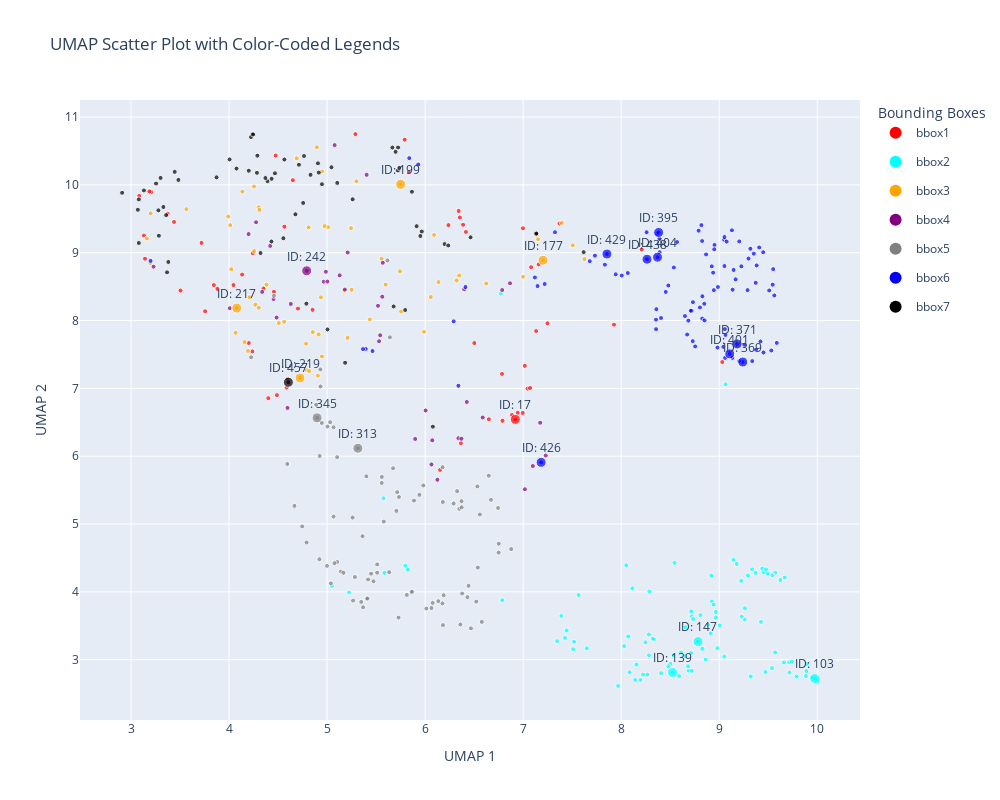

Notebook code for this chart:
### Code cell
import os
import numpy as np
import pandas as pd
from PIL import Image
import base64
import io
import plotly.graph_objects as go
from plotly.subplots import make_subplots
from sklearn.preprocessing import StandardScaler
import umap
import imageio
from collections import defaultdict

# Define color mapping for bounding boxes (if still relevant for your visualization)
color_mapping = {
    'bbox1': '#FF0000',  # Red
    'bbox2': '#00FFFF',  # Cyan
    'bbox3': '#FFA500',  # Orange
    'bbox4': '#800080',  # Purple
    'bbox5': '#808080',  # Gray
    'bbox6': '#0000FF',  # Blue
    'bbox7': '#000000'   # Black
}

def process_features(df):
    feature_cols = [c for c in df.columns if c.startswith('feat_')]
    features = df[feature_cols].values
    features_scaled = StandardScaler().fit_transform(features)
    return features_scaled

file_path = 'ViT_all_features_merged.csv'
df = pd.read_csv(file_path)

if 'id' not in df.columns:
    df['id'] = df.index

def reduce_to_umap(features_scaled):
    umap_direct = umap.UMAP(n_components=2, random_state=42)
    return umap_direct.fit_transform(features_scaled)

features_scaled = process_features(df)
umap_result = reduce_to_umap(features_scaled)

df['umap_1'] = umap_result[:, 0]
df['umap_2'] = umap_result[:, 1]

# Sample 20 points for visualization
sampled_points = df.sample(20, random_state=43).sort_values('id')

# Helper function to convert NumPy array to base64-encoded string
def numpy_to_base64(img_array):
    pil_image = Image.fromarray(img_array.astype('uint8'))  # Convert to PIL Image
    buffer = io.BytesIO()
    pil_image.save(buffer, format="PNG")  # Save as PNG to a buffer
    buffer.seek(0)
    img_base64 = base64.b64encode(buffer.read()).decode('utf-8')  # Encode to base64
    return f"data:image/png;base64,{img_base64}"

# Extract raw patches for sampled points
updated_patches = []

for _, row in sampled_points.iterrows():
    bbox_name = row['bbox_name']
    excel_file = f"{bbox_name}.xlsx"  # Adjust if the naming convention differs


    seg_patch=get_segmented_images('raw','seg',bbox_name,excel_file,row['Var1'])
    # Convert grayscale patch to RGB
    patch_rgb = np.stack([raw_patch] * 3, axis=-1).astype(np.uint8)
    updated_patches.append(seg_patch)
# Create patch grid plot with updated patches
grid_rows, grid_cols = 4, 5
patch_fig = make_subplots(
    rows=grid_rows,
    cols=grid_cols,
    subplot_titles=[
        f"<b>ID:</b> {row['id']}<br><span style='font-size:10px'><b>Var1:</b> {row['Var1']}<br><b>BBox:</b> {row['bbox_name']}</span>"
        for _, row in sampled_points.iterrows()
    ],
    vertical_spacing=0.05,
    horizontal_spacing=0.05
)

# Add patches to the grid
for idx, patch in enumerate(updated_patches):
    row, col = divmod(idx, grid_cols)
    patch_base64 = numpy_to_base64(patch)

    patch_fig.add_trace(
        go.Image(source=patch_base64),
        row=row + 1,
        col=col + 1
    )

# Update layout for grid plot
patch_fig.update_layout(
    title="Patch Grid Visualization",
    height=1200,
    width=1500,
    showlegend=False
)

# Reduce font size of subplot titles for clarity
for annotation in patch_fig['layout']['annotations']:
    annotation['font'] = dict(size=10)  # Adjust font size as needed

# Show patch grid
patch_fig.show()


# Prepare UMAP scatter plot
df['color'] = df['bbox_name'].map(color_mapping)
df['size'] = 5  # Default size for all points

# Update color and size for sampled points
sampled_points = sampled_points.copy()  # To avoid SettingWithCopyWarning
sampled_points['color'] = sampled_points['bbox_name'].map(color_mapping)
sampled_points['size'] = 10  # Bigger size for sampled points

# Create UMAP scatter plot
scatter_fig = go.Figure()

# Add all points as background
scatter_fig.add_trace(go.Scatter(
    x=df['umap_1'],
    y=df['umap_2'],
    mode='markers',
    marker=dict(color=df['color'], size=df['size'], opacity=0.7),
    name="All Points",
    legendgroup="All Points",
    showlegend=False,
    hoverinfo='skip'
))

scatter_fig.add_trace(go.Scatter(
    x=sampled_points['umap_1'],
    y=sampled_points['umap_2'],
    mode='markers+text',
    marker=dict(color=sampled_points['color'], size=sampled_points['size']),
    text=[f"ID: {id_}" for id_ in sampled_points['id']],
    textposition='top center',
    name="Sampled Points",
    legendgroup="Sampled Points",
    showlegend=False,
    hoverinfo='text',
    hovertext=[f"ID: {id_}, BBox: {bbox}" for id_, bbox in zip(sampled_points['id'], sampled_points['bbox_name'])]
))

for bbox, color in color_mapping.items():
    scatter_fig.add_trace(go.Scatter(
        x=[None],  
        y=[None],
        mode='markers',
        marker=dict(color=color, size=6),
        name=bbox, 
        legendgroup=bbox,
        showlegend=True
    ))

scatter_fig.update_layout(
    title="UMAP Scatter Plot with Color-Coded Legends",
    xaxis_title="UMAP 1",
    yaxis_title="UMAP 2",
    height=800,
    width=1000,
    legend_title="Bounding Boxes",
    legend=dict(
        itemsizing='constant'
    )
)

# Show scatter plot
scatter_fig.show()

### Figure 1 — Plotly figure (JSON) as saved in the notebook; plotly's stock layout.template omitted (floating-point values rounded to 4 significant figures; data arrays with more than 128 entries replaced by an {"elided": "..."} marker saying what was removed)
{"data": [{"hoverinfo": "skip", "legendgroup": "All Points", "marker": {"color": {"elided": "509 str values"}, "opacity": 0.7, "size": {"elided": "509 int values"}}, "mode": "markers", "name": "All Points", "showlegend": false, "type": "scatter", "x": {"elided": "509 float values"}, "y": {"elided": "509 float values"}}, {"hoverinfo": "text", "hovertext": ["ID: 17, BBox: bbox1", "ID: 103, BBox: bbox2", "ID: 139, BBox: bbox2", "ID: 147, BBox: bbox2", "ID: 177, BBox: bbox3", "ID: 199, BBox: bbox3", "ID: 217, BBox: bbox3", "ID: 219, BBox: bbox3", "ID: 242, BBox: bbox4", "ID: 313, BBox: bbox5", "ID: 345, BBox: bbox5", "ID: 369, BBox: bbox6", "ID: 371, BBox: bbox6", "ID: 395, BBox: bbox6", "ID: 401, BBox: bbox6", "ID: 404, BBox: bbox6", "ID: 426, BBox: bbox6", "ID: 429, BBox: bbox6", "ID: 438, BBox: bbox6", "ID: 457, BBox: bbox7"], "legendgroup": "Sampled Points", "marker": {"color": ["#FF0000", "#00FFFF", "#00FFFF", "#00FFFF", "#FFA500", "#FFA500", "#FFA500", "#FFA500", "#800080", "#808080", "#808080", "#0000FF", "#0000FF", "#0000FF", "#0000FF", "#0000FF", "#0000FF", "#0000FF", "#0000FF", "#000000"], "size": [10, 10, 10, 10, 10, 10, 10, 10, 10, 10, 10, 10, 10, 10, 10, 10, 10, 10, 10, 10]}, "mode": "markers+text", "name": "Sampled Points", "showlegend": false, "text": ["ID: 17", "ID: 103", "ID: 139", "ID: 147", "ID: 177", "ID: 199", "ID: 217", "ID: 219", "ID: 242", "ID: 313", "ID: 345", "ID: 369", "ID: 371", "ID: 395", "ID: 401", "ID: 404", "ID: 426", "ID: 429", "ID: 438", "ID: 457"], "textposition": "top center", "type": "scatter", "x": [6.92, 9.974, 8.524, 8.783, 7.202, 5.75, 4.078, 4.724, 4.792, 5.314, 4.898, 9.24, 9.183, 8.382, 9.107, 8.37, 7.183, 7.854, 8.263, 4.605], "y": [6.543, 2.722, 2.811, 3.268, 8.89, 10.01, 8.184, 7.154, 8.733, 6.118, 6.565, 7.389, 7.655, 9.299, 7.509, 8.934, 5.909, 8.981, 8.904, 7.09]}, {"legendgroup": "bbox1", "marker": {"color": "#FF0000", "size": 6}, "mode": "markers", "name": "bbox1", "showlegend": true, "type": "scatter", "x": [null], "y": [null]}, {"legendgroup": "bbox2", "marker": {"color": "#00FFFF", "size": 6}, "mode": "markers", "name": "bbox2", "showlegend": true, "type": "scatter", "x": [null], "y": [null]}, {"legendgroup": "bbox3", "marker": {"color": "#FFA500", "size": 6}, "mode": "markers", "name": "bbox3", "showlegend": true, "type": "scatter", "x": [null], "y": [null]}, {"legendgroup": "bbox4", "marker": {"color": "#800080", "size": 6}, "mode": "markers", "name": "bbox4", "showlegend": true, "type": "scatter", "x": [null], "y": [null]}, {"legendgroup": "bbox5", "marker": {"color": "#808080", "size": 6}, "mode": "markers", "name": "bbox5", "showlegend": true, "type": "scatter", "x": [null], "y": [null]}, {"legendgroup": "bbox6", "marker": {"color": "#0000FF", "size": 6}, "mode": "markers", "name": "bbox6", "showlegend": true, "type": "scatter", "x": [null], "y": [null]}, {"legendgroup": "bbox7", "marker": {"color": "#000000", "size": 6}, "mode": "markers", "name": "bbox7", "showlegend": true, "type": "scatter", "x": [null], "y": [null]}], "layout": {"height": 800, "legend": {"itemsizing": "constant", "title": {"text": "Bounding Boxes"}}, "title": {"text": "UMAP Scatter Plot with Color-Coded Legends"}, "width": 1000, "xaxis": {"title": {"text": "UMAP 1"}}, "yaxis": {"title": {"text": "UMAP 2"}}}}
